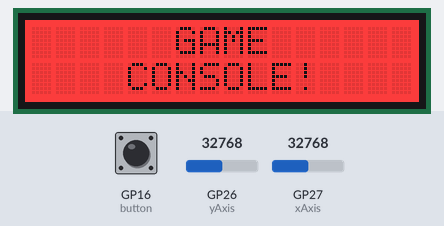
The program below on a simulated Raspberry Pi Pico running MicroPython. Shown: 16×2 character LCD. Inputs (shaded band) come from the test bench; at power-on: GP16 (button) HIGH, GP27 (xAxis) = 32768, GP26 (yAxis) = 32768 (analog values on the 0–65535 scale). Random numbers come from a fixed seed; what the program prints to the serial console is not drawn.

Above: at 2.9 s.
At 3.9 s:
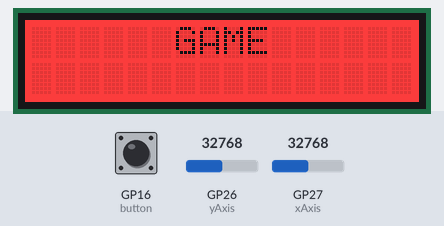
5.1 s: GP16 (button) pulled LOW for 3.2 s
At 7.4 s:
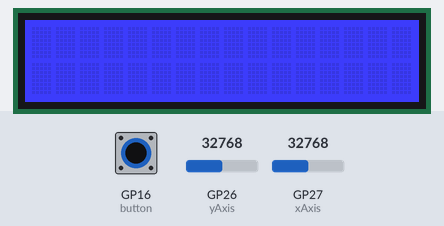
11.3 s: GP27 (xAxis) set to 60655
At 13.2 s:
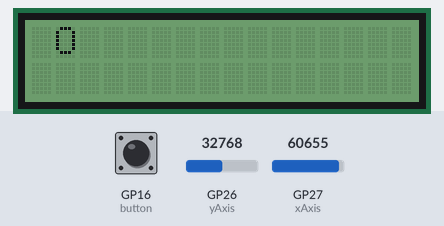
14.3 s: GP26 (yAxis) set to 59568
17.3 s: GP26 (yAxis) set to 60448
20.3 s: GP27 (xAxis) set to 59345
23.3 s: GP27 (xAxis) set to 60576
At 25.8 s:
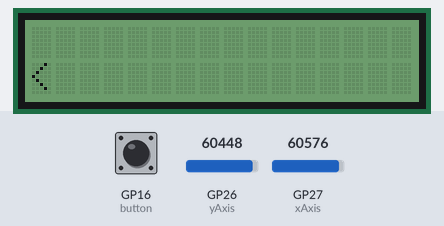
Timing chart, 0 to 27.3 s (numbered marks = the images above; inputs shaded):
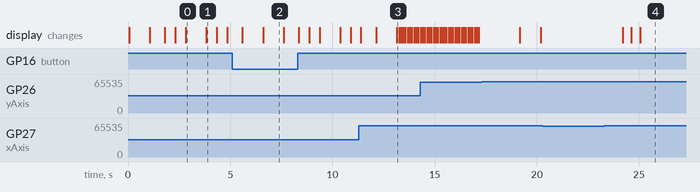

Measured:
- after the input at 20.3 s, every drawn part: stays the same
- what the display in image 0 shows lasts 1.0 s, from 2.8 s to 3.8 s
- what the display in image 1 shows lasts 0.5 s, from 3.8 s to 4.3 s

The program:

project_pico_game_boy_main.py
```python
# 2025-02-10

from machine import Pin, ADC
import RGB1602
import utime
import random
import sys

# LCD
lcd = RGB1602.RGB1602(16, 2)
lcd.setRGB(64, 128, 64)

# Joystick
xAxis = ADC(Pin(27))
yAxis = ADC(Pin(26))
button = Pin(16, Pin.IN, Pin.PULL_UP)

########## MAIN MENU ##########

games_list = ['OperEator', 'Snake', 'Race']
game_chosen = 0

def play_main_intro_animation():
    lcd.clear()
    lcd.setRGB(0, 0, 255)
    utime.sleep(1)
    lcd.setRGB(0, 255, 0)
    utime.sleep(0.75)
    lcd.setRGB(255, 0, 0)
    utime.sleep(0.5)
    lcd.setCursor(0, 0)
    lcd.printout("      GAME      ")
    utime.sleep(0.5)
    lcd.setCursor(0, 1)
    lcd.printout("    CONSOLE!    ")
    utime.sleep(1)
    lcd.setCursor(0, 1)
    lcd.printout("                ")
    utime.sleep(0.5)
    lcd.setCursor(0, 0)
    lcd.printout("                ")
    utime.sleep(0.5)
    lcd.setRGB(0, 255, 0)
    utime.sleep(0.75)
    reset_screen()
    utime.sleep(1)

def play_missing_game_animation():
    global level
    lcd.clear()
    lcd.setRGB(128, 0, 0)
    utime.sleep(1)
    lcd.setCursor(0, 0)
    lcd.printout(f"GAME IS MISSING!")
    utime.sleep(2)
    lcd.setCursor(0, 1)
    lcd.printout(f" CHOOSE ANOTHER ")
    utime.sleep(3)
    reset_screen()

def choose_game():
    global game_chosen, games_list
    is_pressed = False
    while is_pressed is False:
        xValue = xAxis.read_u16()
        yValue = yAxis.read_u16()
        buttonValue = button.value()
        lcd.setCursor(2, 0)
        lcd.printout(games_list[game_chosen])
        lcd.setCursor(0, 1)
        if (game_chosen == 0):
            lcd.printout("               >")
        elif (game_chosen == len(games_list) - 1):
            lcd.printout("<               ")
        else:
            lcd.printout("<              >")
        if xValue <= 600: # left
            game_chosen = game_chosen - 1 if game_chosen > 0 else 0
            lcd.setCursor(0, 0)
            lcd.printout("                ")
            utime.sleep(0.4)
        elif xValue >= 60000: # right
            game_chosen = game_chosen + 1 if game_chosen < len(games_list) - 1 else len(games_list) - 1
            lcd.setCursor(0, 0)
            lcd.printout("                ")
            utime.sleep(0.4)
        if buttonValue == 0: # pressed
            print("pressed!")
            play_game_by_index()

def play_game_by_index():
    global game_chosen
    if game_chosen == 0: # OperEator
        play_game_opereator()
    else:
        play_missing_game_animation()

def print_error(ex):
    utime.sleep(1)
    lcd.setRGB(128, 0, 0)
    lcd.setCursor(0, 0)
    lcd.printout(ex[:16])
    utime.sleep(3)
    lcd.setRGB(64, 128, 64)
    lcd.clear()

########## GAME OPEREATOR ##########

player_x = 0
player_y = 0
player_x_prev = 0
player_y_prev = 0

reward_active = False
reward_x = -1
reward_y = -1
reward_type = '+'  # Can be '+' or '-'
reward_timer = 0

score = 0
score_target = 3
score_target_default = 3
level = 1
level_target = 3

##### Player #####
def set_player_position_by_joystick_input():
    global player_x, player_y, player_x_prev, player_y_prev
    xValue = xAxis.read_u16()
    yValue = yAxis.read_u16()
    buttonValue = button.value()
    player_x_prev = player_x
    player_y_prev = player_y
    if xValue <= 600: # left
        player_x = player_x - 1 if player_x > 0 else 13
    elif xValue >= 60000: # right
        player_x = player_x + 1 if player_x < 13 else 0
    if yValue <= 600: # up
        player_y = 0
    elif yValue >= 60000: # down
        player_y = 1
    if buttonValue == 0: # pressed
        print("pressed!")

def print_player(pl_x, pl_y):
    global player_x_prev, player_y_prev
    lcd.setCursor(pl_x, pl_y)
    #print(f"x: {pl_x}, y: {pl_y}")
    lcd.printout("O")
    if (player_x_prev != pl_x or player_y_prev != pl_y):
        lcd.setCursor(player_x_prev, player_y_prev)
        lcd.printout(" ")

def move_player():
    set_player_position_by_joystick_input()
    print_player(player_x, player_y)
    utime.sleep(0.1)

def reset_player():
    global player_x, player_y, player_x_prev, player_y_prev
    player_x = 0
    player_y = 0
    player_x_prev = 0
    player_y_prev = 0

def reset_game():
    global score, score_target, level, level_target
    score = 0
    score_target = score_target_default
    level = 1

##### Reward #####
def spawn_reward():
    global reward_active, reward_x, reward_y, reward_type, reward_timer
    if not reward_active and random.random() < 0.05:  # 5% chance to spawn
        reward_x, reward_y = random.randint(0, 13), random.randint(0, 1)
        while reward_x == player_x and reward_y == player_y:
            reward_x, reward_y = random.randint(0, 13), random.randint(0, 1)
        reward_type = random.choice(['+', '-'])
        reward_timer = max(20 - level * 2, 5)  # Timer decreases with level
        reward_active = True
        lcd.setCursor(reward_x, reward_y)
        lcd.printout(reward_type)

def update_reward():
    global reward_active, reward_timer, score
    if reward_active:
        if player_x == reward_x and player_y == reward_y:
            score = score + 1 if reward_type == '+' else -1
            clear_reward()
        else:
            reward_timer -= 1
            if reward_timer <= 0:
                clear_reward()

def clear_reward():
    global reward_active
    lcd.setCursor(reward_x, reward_y)
    lcd.printout(" ")
    reward_active = False

##### Animations #####
def play_intro_opereator():
    lcd.clear()
    lcd.setRGB(0, 0, 255)
    utime.sleep(1)
    lcd.setRGB(0, 255, 0)
    utime.sleep(0.75)
    lcd.setRGB(255, 0, 0)
    utime.sleep(0.5)
    lcd.setCursor(0, 0)
    lcd.printout("   OPEREATOR!   ")
    utime.sleep(0.5)
    lcd.setCursor(0, 1)
    lcd.printout(" +    GAME    - ")
    utime.sleep(1)
    lcd.setCursor(0, 1)
    lcd.printout("                ")
    utime.sleep(0.5)
    lcd.setCursor(0, 0)
    lcd.printout("                ")
    utime.sleep(0.5)
    lcd.setRGB(0, 255, 0)
    utime.sleep(0.75)
    reset_screen()
    utime.sleep(1)

def play_level_won_animation():
    global level
    lcd.clear()
    lcd.setRGB(0, 96, 0)
    utime.sleep(1)
    lcd.setCursor(0, 0)
    lcd.printout(f"LEVEL {level:02} PASSED!")
    utime.sleep(1)
    lcd.setCursor(0, 1)
    lcd.printout(f"    LEVEL {(level + 1):02}    ")
    utime.sleep(3)
    reset_screen()

def play_level_lost_animation():
    global level
    lcd.clear()
    lcd.setRGB(128, 0, 0)
    utime.sleep(1)
    lcd.setCursor(0, 0)
    lcd.printout(f"   YOU FAILED   ")
    utime.sleep(2)
    lcd.setCursor(0, 1)
    lcd.printout(f"    LEVEL {(level - 1):02}    ")
    utime.sleep(3)
    reset_screen()

def play_game_won_animation():
    lcd.clear()
    lcd.setRGB(0, 128, 0)
    utime.sleep(2)
    lcd.setCursor(0, 0)
    lcd.printout("CONGRATULATIONS!")
    utime.sleep(1)
    lcd.setCursor(0, 1)
    lcd.printout("    YOU WON!    ")
    utime.sleep(5)
    reset_screen()

def play_game_lost_animation():
    lcd.clear()
    lcd.setRGB(128, 0, 0)
    utime.sleep(2)
    lcd.setCursor(0, 0)
    lcd.printout("YOU SUCK AT THIS")
    utime.sleep(1)
    lcd.setCursor(0, 1)
    lcd.printout("   GAME OVER!   ")
    utime.sleep(4)
    reset_screen()

def reset_screen():
    lcd.setRGB(64, 128, 64)
    lcd.clear()

##### GAME #####
def play_game_opereator():
    try:
        play_intro_opereator()
        while True:
            move_player()
            spawn_reward()
            update_reward()
            print_game_stats()
            if check_if_dead():
                break
            if (check_if_won()):
                break
    except Exception as ex:
        print_error(ex)

def is_game_complete():
    return level == level_target and is_level_complete()

def is_level_complete():
    return score >= score_target

def check_if_dead():
    global score, level, score_target
    is_game_finalized = False
    if score < 0:
        if level <= 1:
            play_game_lost_animation()
            reset_game()
            is_game_finalized = True
        else:
            play_level_lost_animation()
            score_target -= 1
        score = 0
        level = 1 if level <= 1 else level - 1
        reset_player()
        return is_game_finalized

def check_if_won():
    global level, score, score_target
    is_game_finalized = False
    if is_level_complete():
        if is_game_complete():
            play_game_won_animation()
            reset_game()
            is_game_finalized = True
        else:
            play_level_won_animation()
            level += 1
            score = 0
            score_target += 1
        reset_player()
        return is_game_finalized

def print_game_stats():
    lcd.setCursor(14, 0)
    lcd.printout(f"L{level}")
    lcd.setCursor(14, 1)
    lcd.printout(f"{score:02}")

if __name__ == "__main__":
    play_main_intro_animation()
    try:
        choose_game()
    except KeyboardInterrupt:
        print("Exit...")
    except Exception as ex:
        print(f"Error! {ex}")
        print_error(ex)
    finally:
        lcd.clear()
```
